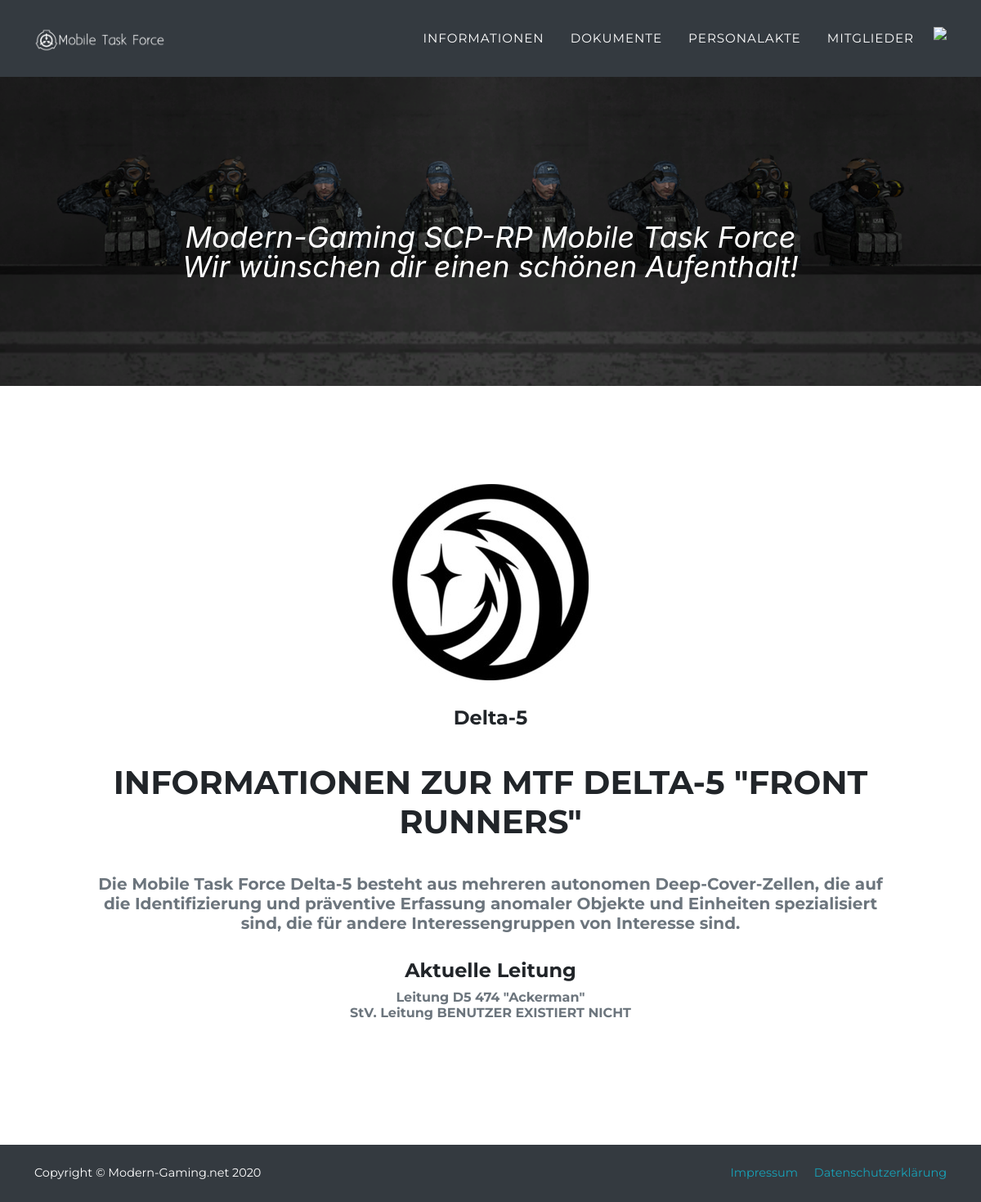
The page /index.php?information=d5 on the database its author committed.
### tables this page shows
CREATE TABLE `mtf_einheiten` (
  `id` int(11) NOT NULL,
  `name` text NOT NULL,
  `info` text NOT NULL,
  `titel` text NOT NULL,
  `shortname` text NOT NULL,
  `url` text NOT NULL,
  `leitung` text NOT NULL,
  `coleitung` text NOT NULL
);

CREATE TABLE `mtf_character` (
  `id` int(11) NOT NULL,
  `steamid` text NOT NULL,
  `job` text NOT NULL,
  `rank` text NOT NULL,
  `codename` text NOT NULL,
  `dienstnummer` int(11) NOT NULL
);

### system/database.php (called while the page is built, shortened)
<?php
	$db = mysqli_connect("84.59.133.60", "mtf", "mImdfhoxdGM2mdpD", "mtf_site");
	function runQuery($sql) {
		global $db;
		$res = mysqli_query($db, $sql);
		return $res;
	}
	function getFullMTFName($steamid) {
		$data = runQuery("SELECT * FROM mtf_character WHERE steamid='".$steamid."' LIMIT 1");
		if(mysqli_num_rows($data) == 0) { return "BENUTZER EXISTIERT NICHT"; }
		$row = mysqli_fetch_array($data);
		return ucfirst($row["job"]) . " " . strval($row["dienstnummer"]) . " \"" . $row["codename"]."\"";
	}
?>

### index.php (the view, shortened to what this page needs)
<!DOCTYPE html>
<html lang="en">
<?php
    require("system/database.php");
    require("system/navbar.php");
    if(isset($_GET["information"])) {
        $info = runQuery("SELECT * FROM mtf_einheiten WHERE shortname='".$_GET["information"]."'");
        $info = mysqli_fetch_array($info);
        ?>
        <section class="page-section" id="info">
            <div class="text-center">
                <center>
                    <br>
                    <?php
                        $kek = runQuery("SELECT * FROM mtf_einheiten WHERE shortname='".$info["shortname"]."'");
                        while($row = mysqli_fetch_assoc($kek)) {
                            ?>
                                <div class="col-md-4">
                                        <a href="index.php?information=<?php echo $row["shortname"]; ?>">
                                            <span class="fa-stack fa-8x unitcircle">
                                                <img src="assets/img/einheiten/<?php echo $row["shortname"]; ?>.jpg"
                                                     alt=""/>
                                            </span>
                                        </a>
                                    <h4 class="my-3"><?php echo $row["name"] ?></h4>
                                </div>
                            <?php
                        }
                    ?>
                    <div class="col-md-10">
                        <br>
                        <h2 class="section-heading text-uppercase"><?php echo $info["titel"]; ?></h2>
                        <br>
                        <h5 class="text-muted"><?php echo $info["info"]; ?></h5>
                    </div>
                    <br>
                    <div class="col-md-10 text-center">
                        <h4>
                            Aktuelle Leitung
                        <h4>
                        <h6 class="text-muted"><?php echo "Leitung " . getFullMTFName($info["leitung"]) . "<br>". "StV. Leitung " . getFullMTFName($info["coleitung"]); ?></h6>
                    </div>
                </center>
            </div>
        </section>
            <br><br>
        <?php
        require("system/footer.php");
        return;
    }
?>
    <?php require("system/footer.php"); ?>

### rows shown on the page
mtf_einheiten: name "Delta-5", titel "INFORMATIONEN ZUR MTF DELTA-5 \"FRONT RUNNERS\"", info "Die Mobile Task Force Delta-5 besteht aus mehreren autonomen Deep-Cover-Zellen, die auf die Identifizierung und präventive Erfassung anomaler Objekte und Einheiten spezialisiert sind, die für andere Interessengruppen von Interesse sind.", leitung.codename "D5 474 \"Ackerman\""

### other values the page prints
getFullMTFName($info["coleitung"]) "BENUTZER EXISTIERT NICHT"
